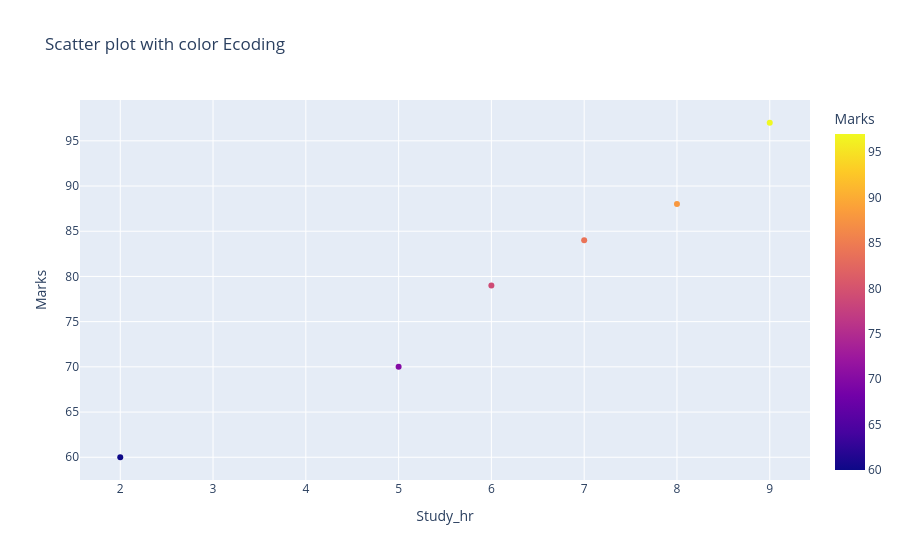

Notebook source saved alongside this figure:
### Markdown cell above
## Example 2: Scatter Plot with Color

### Code cell
fig=px.scatter(df,x='Study_hr',y='Marks',
               color='Marks',
               title='Scatter plot with color Ecoding')
fig.show()

### Figure 1 — Plotly figure (JSON) as saved in the notebook; plotly's stock layout.template omitted (floating-point values rounded to 4 significant figures)
{"data": [{"hovertemplate": "Study_hr=%{x}<br>Marks=%{marker.color}<extra></extra>", "legendgroup": "", "marker": {"color": [60, 70, 79, 84, 88, 97], "coloraxis": "coloraxis", "symbol": "circle"}, "mode": "markers", "name": "", "orientation": "v", "showlegend": false, "type": "scatter", "x": [2, 5, 6, 7, 8, 9], "xaxis": "x", "y": [60, 70, 79, 84, 88, 97], "yaxis": "y"}], "layout": {"coloraxis": {"colorbar": {"title": {"text": "Marks"}}, "colorscale": [[0, "#0d0887"], [0.1111, "#46039f"], [0.2222, "#7201a8"], [0.3333, "#9c179e"], [0.4444, "#bd3786"], [0.5556, "#d8576b"], [0.6667, "#ed7953"], [0.7778, "#fb9f3a"], [0.8889, "#fdca26"], [1, "#f0f921"]]}, "legend": {"tracegroupgap": 0}, "title": {"text": "Scatter plot with color Ecoding"}, "xaxis": {"anchor": "y", "domain": [0, 1], "title": {"text": "Study_hr"}}, "yaxis": {"anchor": "x", "domain": [0, 1], "title": {"text": "Marks"}}}}
